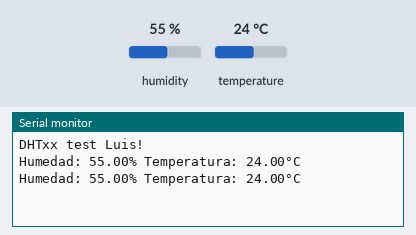
Bench run of a sketch on a simulated Arduino Uno, built with avr-gcc and run on an emulated ATmega328P. Shown: the last lines printed to the serial monitor. Inputs (shaded band) come from the test bench; at power-on: humidity 55 %, temperature 24 °C.

Above: at 4.8 s.
4.9 s: humidity set to 22 %
At 7.5 s:
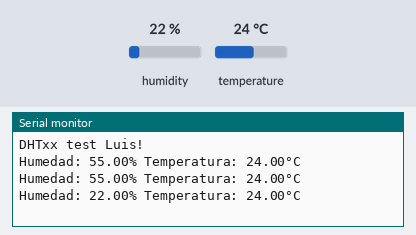
7.9 s: temperature set to 12 °C
At 8.7 s:
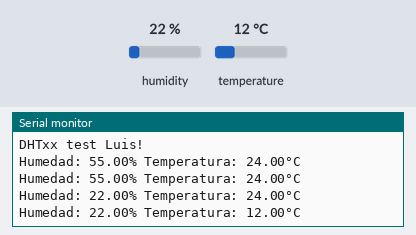
10.9 s: humidity set to 40 %
At 13.5 s:
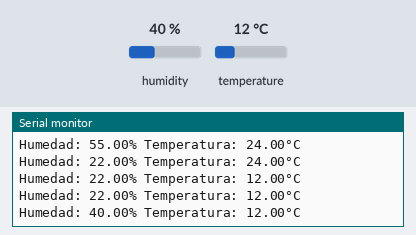
Timing chart, 0 to 15.0 s (numbered marks = the images above; inputs shaded):
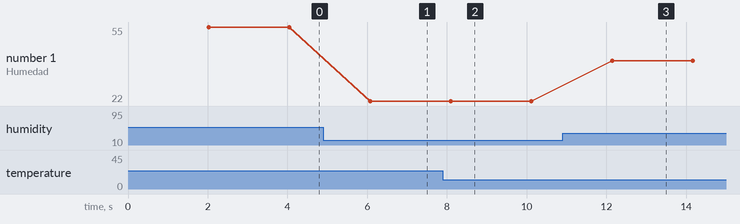

Measured:
- after the input at 4.9 s, the serial monitor: prints a new line after 1.2 s (image 1)
- after the input at 7.9 s, the serial monitor: prints a new line after 0.20 s (image 2)
- after the input at 10.9 s, the serial monitor: prints a new line after 1.2 s (image 3)
- plotted number 1: 55 → 22 after the input at 4.9 s, 22 → 40 after the input at 10.9 s

The sketch:

practica_3.1.ino
```cpp
#include "DHT.h" // Librería para sensor DHT

#define DHTPIN 4 // Pin al que está conectado el sensor
#define DHTTYPE DHT11 // Tipo de sensor

DHT dht(DHTPIN, DHTTYPE); // Inicialización del sensor

void setup() {
  Serial.begin(9600); // Iniciar comunicación serial
  Serial.println(F("DHTxx test Luis!")); // Mensaje de inicio
  dht.begin(); // Iniciar el sensor
}

void loop() {
  delay(2000); // Espera de 2 segundos entre lecturas
  float h = dht.readHumidity(); // Leer humedad
  float t = dht.readTemperature(); // Leer temperatura
  if (isnan(h) || isnan(t)) { // Verificar errores en la lectura
    Serial.println(F("Failed to read from DHT sensor!"));
    return;
  }
  // Imprimir humedad y temperatura
  Serial.print(F("Humedad: "));
  Serial.print(h);
  Serial.print(F("% Temperatura: "));
  Serial.print(t);
  Serial.println(F("°C "));
}
```
